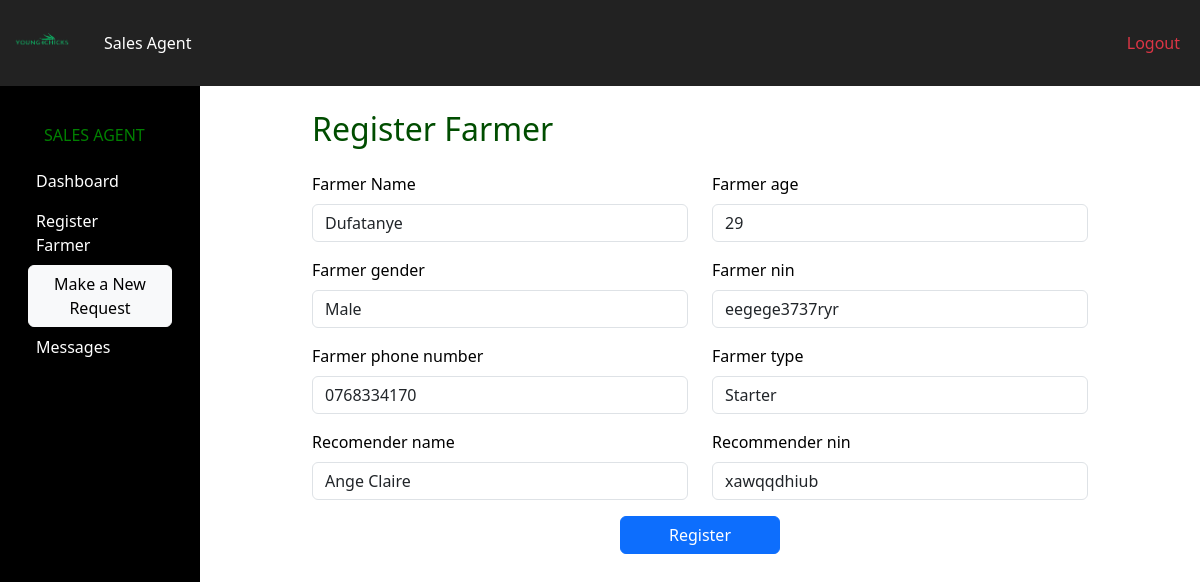
Page /farmer/register/3/ (signed in) on the earlier database version.
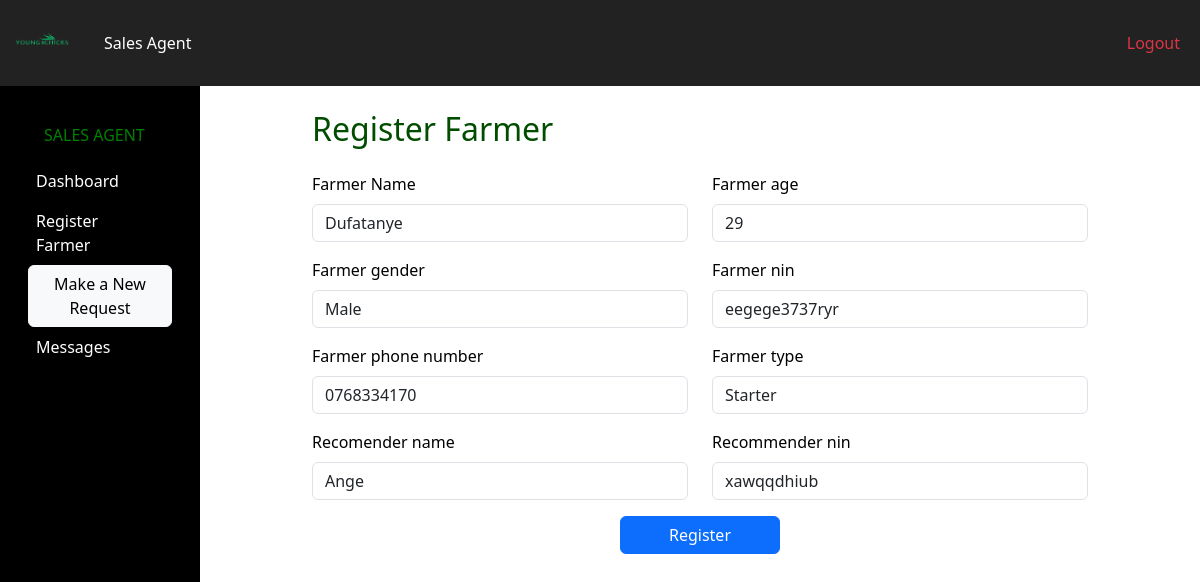
Same page on the later database version.
### pages/models.py (models this page shows, shortened)
class Farmer(models.Model):
    GENDER_CHOICES = [
        ('Male', 'Male'),
        ('Female', 'Female'),
    ]
    FARMER_TYPE_CHOICES = [
        ('Starter', 'Starter'),
        ('Returner', 'Returner'),
    ]
    user = models.OneToOneField(
        settings.AUTH_USER_MODEL,
        on_delete=models.CASCADE,
        related_name='farmer_profile',
        null=True,
        blank=True
    )
    farmer_name = models.CharField(max_length=100)
    farmer_age = models.IntegerField()
    farmer_gender = models.CharField(max_length=10, choices=GENDER_CHOICES)
    farmer_nin = models.CharField(max_length=20)
    farmer_phone_number = models.CharField(max_length=15)
    farmer_type = models.CharField(max_length=50, choices=FARMER_TYPE_CHOICES)
    recomender_name = models.CharField(max_length=100)
    recommender_nin = models.CharField(max_length=20)

### pages/views.py (the view)
# urls.py: path('farmer/register/', views.register_farmer, name='register_farmer'),
@login_required
def register_farmer(request, id=None):
    farmer = get_object_or_404(Farmer, id=id) if id else None
    if request.method == "POST":
        form = FarmerRegistrationForm(request.POST, instance=farmer)
        if form.is_valid():
            form.save()
            messages.success(request, "Farmer saved successfully")
            return redirect("farmers_list")
    else:
        form = FarmerRegistrationForm(instance=farmer)
    return render(request, "pages/register_farmer.html", {"form": form})

### pages/forms.py
class FarmerRegistrationForm(forms.ModelForm):
    farmer_name = forms.CharField(widget=forms.TextInput(attrs={'class': 'form-control'}), label='Farmer Name')
    class Meta:
        model = Farmer
        fields = [
            'farmer_name', 'farmer_age', 'farmer_gender',
            'farmer_nin', 'farmer_phone_number', 'farmer_type',
            'recomender_name', 'recommender_nin'
        ]
        widgets = {
            'farmer_age': forms.NumberInput(attrs={'class': 'form-control'}),
            'farmer_gender': forms.Select(attrs={'class': 'form-control'}),
            'farmer_nin': forms.TextInput(attrs={'class': 'form-control'}),
            'farmer_phone_number': forms.TextInput(attrs={'class': 'form-control'}),
            'farmer_type': forms.Select(attrs={'class': 'form-control'}),
            'recomender_name': forms.TextInput(attrs={'class': 'form-control'}),
            'recommender_nin': forms.TextInput(attrs={'class': 'form-control'}),
        }

### pages/templates/pages/register_farmer.html (shortened to what this page needs)
{% extends "pages/base.html" %}
{% block content %}
<div class="container mt-4" style="max-width: 800px;">
  <h2 class="mb-4">Register Farmer</h2>
  <form method="post" novalidate>
    <div class="row">
      {% for field in form %}
        <div class="col-md-6 mb-3">
          <label for="{{ field.id_for_label }}" class="form-label">{{ field.label }}</label>
          {{ field }}
        </div>
      {% endfor %}
    </div>
    <div class="d-flex justify-content-center">
      <button type="submit" class="btn btn-primary px-5">Register</button>
    </div>
  </form>
</div>
{% endblock %}

Differences in the rows shown:
changed Farmer "Dufatanye": recomender_name "Ange Claire" → "Ange"
